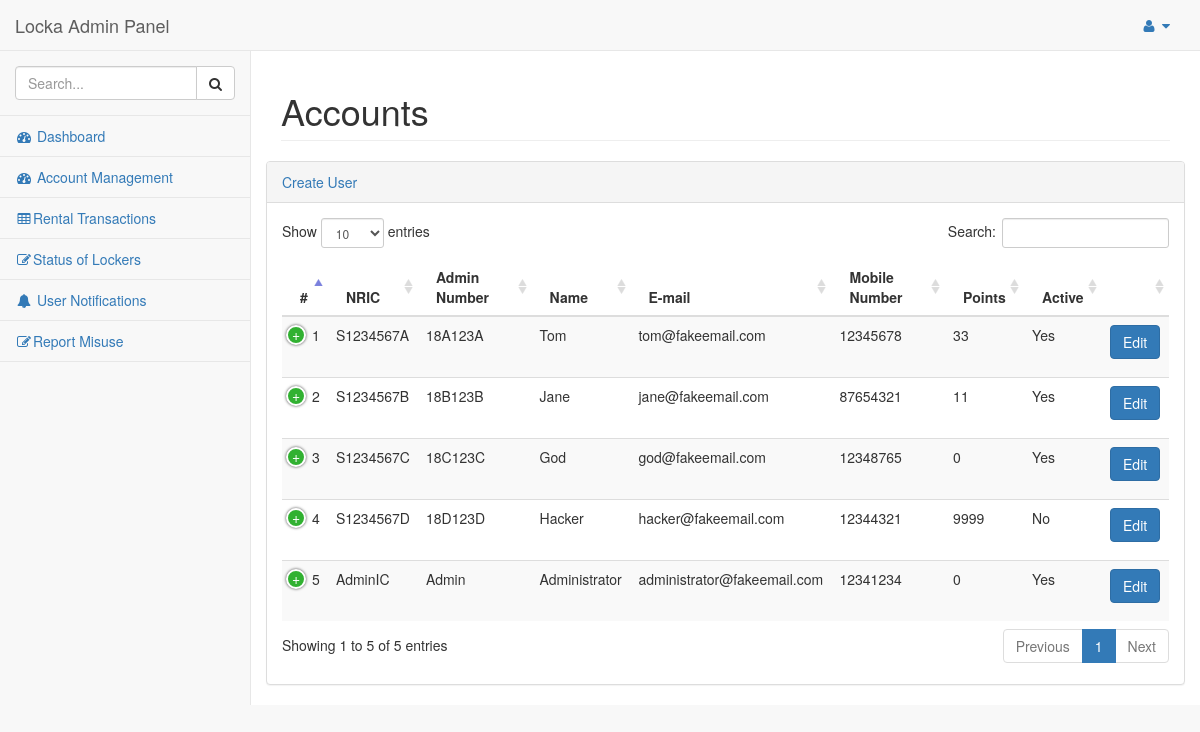
The app's page /index.php/accountmanagement, older data.
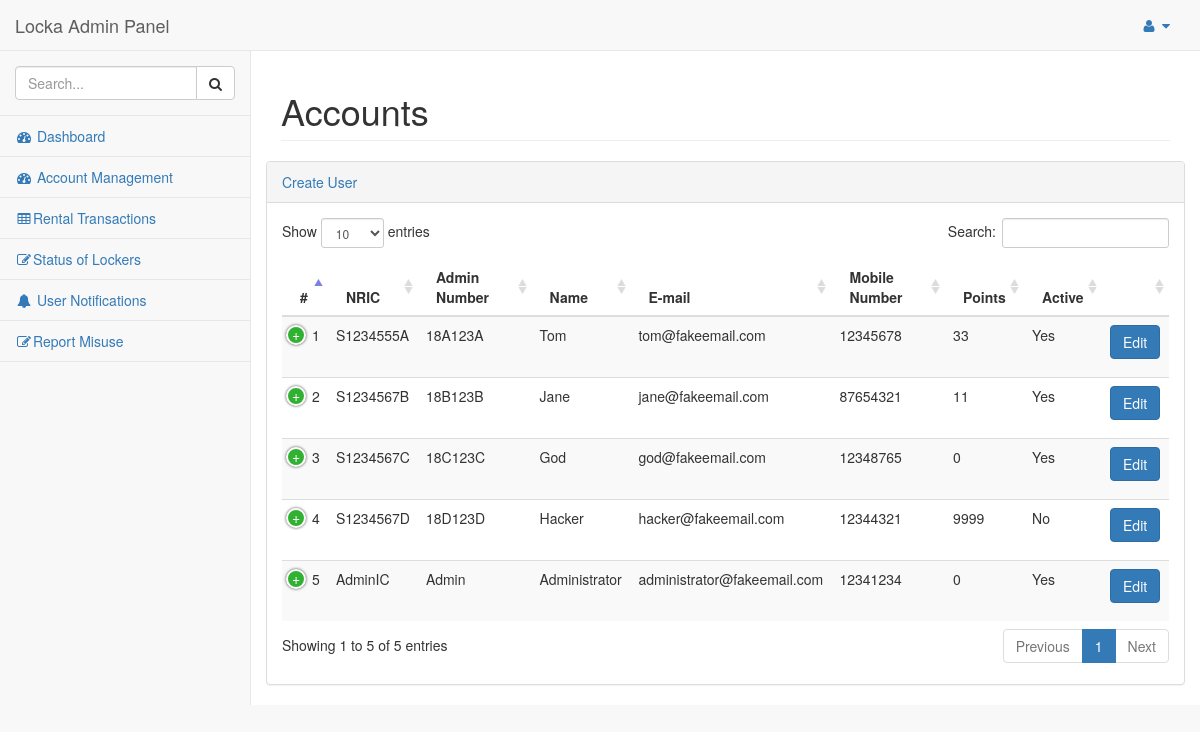
The same page, newer data.
### tables this page shows
CREATE TABLE IF NOT EXISTS `tbl_users` (
  `ID` int(11) NOT NULL AUTO_INCREMENT,
  `Username` varchar(12) NOT NULL,
  `NRIC` varchar(45) NOT NULL,
  `Display_Name` varchar(45) NOT NULL,
  `Email` varchar(255) NOT NULL,
  `Mobile_No` varchar(8) NOT NULL,
  `Password` varchar(512) NOT NULL,
  `Create_Time` timestamp NULL DEFAULT CURRENT_TIMESTAMP,
  `Points` int(11) NOT NULL DEFAULT '0',
  `Is_Active` tinyint(4) NOT NULL DEFAULT '1',
  `Is_Admin` tinyint(4) NOT NULL DEFAULT '0',
  PRIMARY KEY (`ID`),
  UNIQUE KEY `Username_UNIQUE` (`Username`)
);

### application/controllers/AccountManagement.php (called while the page is built, shortened)
<?php
	class AccountManagement extends CI_Controller {
		public function __construct()
		{
			$this->load->helper('url');
			$this->load->database();
		}
		public function index()
		{
			$this->load->model('AdminModel');
			$data['userlist'] = $this->AdminModel->Get_User_List();
			$this->load->view('Admin/AccountManagement', $data);
		}
    }
?>

### index.php (called while the page is built, shortened)
<?php
require_once BASEPATH.'core/CodeIgniter.php';

### application/models/AdminModel.php (called while the page is built, shortened)
<?php
	class AdminModel extends CI_Model
	{
		function get_user_list()
		{
			$this->db->select('*');
			$this->db->from('tbl_users');
			$query = $this->db->get();
			$result = $query->result();
			$list = Array();
			for ($i = 0; $i < count($result); $i++)
			{
				$list[$i] = (object)NULL;
				$list[$i]->Username = $result[$i]->Username;
				$list[$i]->NRIC = $result[$i]->NRIC;
				$list[$i]->Display_Name = $result[$i]->Display_Name;
				$list[$i]->Email = $result[$i]->Email;
				$list[$i]->Mobile_No = $result[$i]->Mobile_No;
				$list[$i]->Create_Time = $result[$i]->Create_Time;
				$list[$i]->Points = $result[$i]->Points;
				$list[$i]->Is_Active = $result[$i]->Is_Active;
				$list[$i]->Is_Admin = $result[$i]->Is_Admin;
			}
			return $list;
		}
	}
?>

### application/views/Admin/AccountManagement.php (the view, shortened to what the changed rows need)
<!DOCTYPE html>
<html lang="en">
<head>
    <link href="<?=base_url()?>assets/admin-bs/vendor/bootstrap/css/bootstrap.min.css" rel="stylesheet">
    <link href="<?=base_url()?>assets/admin-bs/vendor/metisMenu/metisMenu.min.css" rel="stylesheet">
    <link href="<?=base_url()?>assets/admin-bs/vendor/datatables-plugins/dataTables.bootstrap.css" rel="stylesheet">
    <link href="<?=base_url()?>assets/admin-bs/vendor/datatables-responsive/dataTables.responsive.css" rel="stylesheet">
    <link href="<?=base_url()?>assets/admin-bs/dist/css/sb-admin-2.css" rel="stylesheet">
    <link href="<?=base_url()?>assets/admin-bs/vendor/font-awesome/css/font-awesome.min.css" rel="stylesheet" type="text/css">
</head>
<body>
    <div id="wrapper">
        <div id="page-wrapper">
            <div class="row">
                <div class="col-lg-12">
                    <h1 class="page-header">Accounts</h1>
                </div>
            </div>
            <div class="row">
                <div class="col-lg-15">
                    <div class="panel panel-default">
                        <div class="panel-body">
                            <table width="100%" class="table table-striped" id="dataTables-example">
                                <thead>
                                    <tr>
                                        <th>#</th>
										<th>NRIC</th>
										<th>Admin Number</th>
										<th>Name</th>
										<th>E-mail</th>
										<th>Mobile Number</th>
										<th>Points</th>
										<th>Active</th>
										<th></th>
										<tbody>
										<?php for ($i = 0; $i < count($userlist); $i++) { ?>
										<tr>
										<td><?php echo ($i+1); ?></td>
										<td><?php echo $userlist[$i]->NRIC; ?></td>
										<td><?php echo $userlist[$i]->Username; ?></td>
										<td><?php echo $userlist[$i]->Display_Name; ?></td>
										<td><?php echo $userlist[$i]->Email; ?></td>
										<td><?php echo $userlist[$i]->Mobile_No; ?></td>
										<td><?php echo $userlist[$i]->Points; ?></td>
										<?php if($userlist[$i]->Is_Active) { ?>
										<td>Yes</td>
										<?php } else { ?>
										<td>No</td>
										<?php } ?>
										<td><p><a href="<?php echo base_url();?>UpdateAccount/GetAccountDetails/<?php echo ($userlist[$i]->Username) ?>"><button type="button" class="btn btn-primary">Edit</button></a></p> </td>
										</tr>
										<?php } ?>
										</tr>
                                    </thead>
                                </table>
                            </div>
                        </div>
                    </div>
                </div>
            </div>
</body>
</html>

Row changes from the older to the newer data that the page shows:
changed tbl_users "Tom": NRIC "S1234567A" → "S1234555A"
